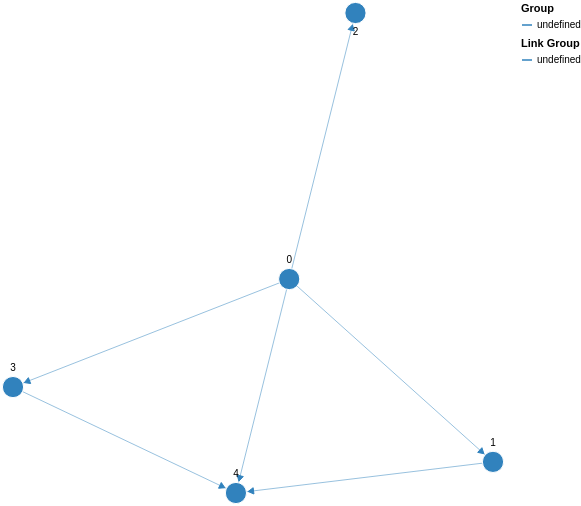

Vega-Lite specification for this chart:
### Vega specification from a JSON file in a GitHub repository (floating-point values rounded to 4 significant figures)
{"$schema": "https://vega.github.io/schema/vega/v5.json", "description": "A node-link diagram with force-directed layout.", "width": 500, "height": 500, "padding": 0, "signals": [{"name": "cx", "update": "width / 2"}, {"name": "cy", "update": "height / 2"}, {"name": "nodeRadius", "value": 15}, {"name": "nodeCharge", "value": -80}, {"name": "linkDistance", "value": 80}, {"description": "State variable for active node fix status.", "name": "fix", "value": false, "on": [{"events": "symbol:mouseout[!event.buttons], window:mouseup", "update": "false"}, {"events": "symbol:mouseover", "update": "fix || true"}, {"events": "[symbol:mousedown, window:mouseup] > window:mousemove!", "update": "xy()", "force": true}]}, {"description": "Unfix node", "name": "reset", "value": null, "on": [{"events": "symbol:dblclick", "update": "item().datum"}]}, {"description": "Graph node most recently interacted with.", "name": "node", "value": null, "on": [{"events": "symbol:mouseover", "update": "fix === true ? item() : node"}]}, {"description": "Flag to restart Force simulation upon data changes.", "name": "restart", "value": false, "on": [{"events": {"signal": "fix"}, "update": "fix && fix.length"}, {"events": {"signal": "reset"}, "update": "true"}]}], "scales": [{"name": "color", "type": "ordinal", "domain": {"data": "node-data", "field": "group"}, "range": {"scheme": "category20c"}}, {"name": "colorlink", "type": "ordinal", "domain": {"data": "link-data", "field": "group"}, "range": {"scheme": "category20c"}}, {"name": "xscale", "domain": {"data": "node-data", "field": "inputX"}, "range": [10, {"signal": "width - 10"}]}, {"name": "yscale", "domain": {"data": "node-data", "field": "inputY"}, "range": [10, {"signal": "height - 10"}]}], "legends": [{"title": "Group", "stroke": "color", "symbolType": "stroke"}, {"title": "Link Group", "stroke": "colorlink", "symbolType": "stroke"}], "marks": [{"name": "nodes", "type": "symbol", "zindex": 1, "from": {"data": "node-data"}, "transform": [{"type": "force", "iterations": 300, "restart": {"signal": "restart"}, "static": true, "signal": "force", "forces": [{"force": "center", "x": {"signal": "cx"}, "y": {"signal": "cy"}}, {"force": "collide", "radius": {"signal": "nodeRadius"}}, {"force": "nbody", "strength": {"signal": "nodeCharge"}}, {"force": "link", "links": "link-data", "distance": {"signal": "linkDistance"}}]}], "encode": {"enter": {"fill": {"scale": "color", "field": "group"}, "stroke": {"value": "white"}}, "update": {"size": {"signal": "2 * nodeRadius * nodeRadius"}, "cursor": {"value": "pointer"}, "fx": {"signal": "datum.interactionX == null ? scale('xscale', datum.inputX) : datum.interactionX"}, "fy": {"signal": "datum.interactionY == null ? scale('yscale', datum.inputY) : datum.interactionY"}}}}, {"type": "text", "name": "labels", "from": {"data": "nodes"}, "zindex": 2, "interactive": false, "transform": [{"type": "label", "avoidMarks": ["nodes"], "anchor": ["top", "bottom", "right", "left"], "offset": [1], "size": {"signal": "[width + 60, height]"}}], "encode": {"enter": {"fill": {"value": "black"}, "align": {"value": "center"}, "baseline": {"value": "middle"}, "fontSize": {"value": 10}, "text": {"field": "datum.label"}}, "update": {"x": {"field": "x"}, "y": {"field": "y"}}}}, {"type": "path", "from": {"data": "link-data"}, "interactive": false, "encode": {"update": {"stroke": {"scale": "colorlink", "field": "group"}, "strokeWidth": {"value": 0.5}}}, "transform": [{"type": "linkpath", "require": {"signal": "force"}, "shape": "line", "sourceX": "datum.source.x", "sourceY": "datum.source.y", "targetX": "datum.target.x", "targetY": "datum.target.y"}]}, {"name": "arrows", "type": "symbol", "from": {"data": "link-data"}, "zindex": {"value": 40}, "encode": {"enter": {"fill": {"scale": "colorlink", "field": "group"}, "stroke": {"scale": "colorlink", "field": "group"}, "shape": {"value": "triangle-right"}, "size": {"value": 40}}, "update": {"x": {"field": "target.x"}, "y": {"field": "target.y"}}, "hover": {"opacity": {"value": 1}}}, "transform": [{"type": "formula", "as": "tan", "expr": "atan2((datum.datum.target.y-datum.datum.source.y),(datum.datum.target.x-datum.datum.source.x))"}, {"type": "formula", "as": "angle", "expr": "datum.tan*180/PI"}, {"type": "formula", "as": "y", "expr": "datum.datum.target.y - nodeRadius*sin(datum.tan)"}, {"type": "formula", "as": "x", "expr": "datum.datum.target.x - nodeRadius*cos(datum.tan)"}]}], "data": [{"name": "node-data", "values": [{"attribution": ["C"], "label": 0, "id": 0, "inputX": 0.02999, "inputY": -0.1522, "fx": null, "fy": null}, {"attribution": ["A"], "label": 1, "id": 1, "inputX": 0.5438, "inputY": 0.4305, "fx": null, "fy": null}, {"attribution": ["A", "B"], "label": 2, "id": 2, "inputX": 0.197, "inputY": -1.0, "fx": null, "fy": null}, {"attribution": ["C", "B", "D", "A"], "label": 3, "id": 3, "inputX": -0.6665, "inputY": 0.192, "fx": null, "fy": null}, {"attribution": ["C", "A", "B"], "label": 4, "id": 4, "inputX": -0.1044, "inputY": 0.5296, "fx": null, "fy": null}], "on": [{"trigger": "fix.length == 2", "modify": "node.datum", "values": "{interactionX: fix[0], interactionY: fix[1]}"}, {"trigger": "reset", "modify": "reset", "values": "{interactionX: null, interactionY: null}"}]}, {"name": "link-data", "values": [{"attribution": ["C", "D"], "source": 0, "target": 1}, {"attribution": ["C"], "source": 0, "target": 2}, {"attribution": ["B", "D"], "source": 0, "target": 3}, {"attribution": ["B", "C", "A", "D"], "source": 0, "target": 4}, {"attribution": ["D", "B", "A", "C"], "source": 1, "target": 4}, {"attribution": ["D"], "source": 3, "target": 4}]}]}
